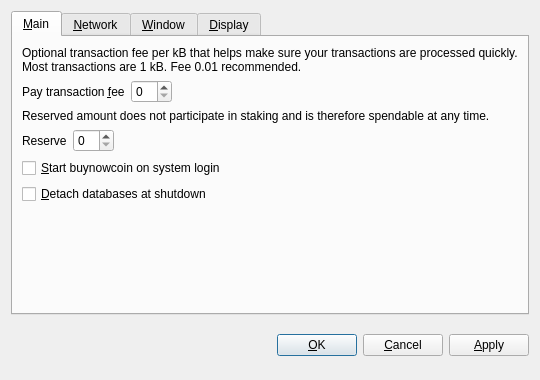
<?xml version="1.0" encoding="UTF-8"?>
<ui version="4.0">
 <class>OptionsDialog</class>
 <widget class="QDialog" name="OptionsDialog">
  <property name="geometry">
   <rect>
    <x>0</x>
    <y>0</y>
    <width>540</width>
    <height>380</height>
   </rect>
  </property>
  <property name="windowTitle">
   <string>Options</string>
  </property>
  <property name="modal">
   <bool>true</bool>
  </property>
  <layout class="QVBoxLayout" name="verticalLayout">
   <item>
    <widget class="QTabWidget" name="tabWidget">
     <property name="tabPosition">
      <enum>QTabWidget::North</enum>
     </property>
     <property name="currentIndex">
      <number>0</number>
     </property>
     <widget class="QWidget" name="tabMain">
      <attribute name="title">
       <string>&amp;Main</string>
      </attribute>
      <layout class="QVBoxLayout" name="verticalLayout_Main">
       <item>
        <widget class="QLabel" name="transactionFeeInfoLabel">
         <property name="text">
          <string>Optional transaction fee per kB that helps make sure your transactions are processed quickly. Most transactions are 1 kB. Fee 0.01 recommended.</string>
         </property>
         <property name="textFormat">
          <enum>Qt::PlainText</enum>
         </property>
         <property name="wordWrap">
          <bool>true</bool>
         </property>
        </widget>
       </item>
       <item>
        <layout class="QHBoxLayout" name="horizontalLayoutFee">
         <item>
          <widget class="QLabel" name="transactionFeeLabel">
           <property name="text">
            <string>Pay transaction &amp;fee</string>
           </property>
           <property name="textFormat">
            <enum>Qt::PlainText</enum>
           </property>
           <property name="buddy">
            <cstring>transactionFee</cstring>
           </property>
          </widget>
         </item>
         <item>
          <widget class="BitcoinAmountField" name="transactionFee"/>
         </item>
         <item>
          <spacer name="horizontalSpacerFee">
           <property name="orientation">
            <enum>Qt::Horizontal</enum>
           </property>
           <property name="sizeHint" stdset="0">
            <size>
             <width>40</width>
             <height>20</height>
            </size>
           </property>
          </spacer>
         </item>
        </layout>
       </item>
       <item>
        <widget class="QLabel" name="reserveBalanceInfoLabel">
         <property name="text">
          <string>Reserved amount does not participate in staking and is therefore spendable at any time.</string>
         </property>
         <property name="textFormat">
          <enum>Qt::PlainText</enum>
         </property>
         <property name="wordWrap">
          <bool>true</bool>
         </property>
        </widget>
       </item>
       <item>
        <layout class="QHBoxLayout" name="horizontalLayoutReserveBalance">
         <item>
          <widget class="QLabel" name="reserveBalanceLabel">
           <property name="text">
            <string>Reserve</string>
           </property>
           <property name="textFormat">
            <enum>Qt::PlainText</enum>
           </property>
           <property name="buddy">
            <cstring>reserveBalance</cstring>
           </property>
          </widget>
         </item>
         <item>
          <widget class="BitcoinAmountField" name="reserveBalance"/>
         </item>
         <item>
          <spacer name="horizontalSpacerReserveBalance">
           <property name="orientation">
            <enum>Qt::Horizontal</enum>
           </property>
           <property name="sizeHint" stdset="0">
            <size>
             <width>40</width>
             <height>20</height>
            </size>
           </property>
          </spacer>
         </item>
        </layout>
       </item>
       <item>
        <widget class="QCheckBox" name="bitcoinAtStartup">
         <property name="toolTip">
          <string>Automatically start buynowcoin after logging in to the system.</string>
         </property>
         <property name="text">
          <string>&amp;Start buynowcoin on system login</string>
         </property>
        </widget>
       </item>
       <item>
        <widget class="QCheckBox" name="detachDatabases">
         <property name="toolTip">
          <string>Detach block and address databases at shutdown. This means they can be moved to another data directory, but it slows down shutdown. The wallet is always detached.</string>
         </property>
         <property name="text">
          <string>&amp;Detach databases at shutdown</string>
         </property>
        </widget>
       </item>
       <item>
        <spacer name="verticalSpacer_Main">
         <property name="orientation">
          <enum>Qt::Vertical</enum>
         </property>
         <property name="sizeHint" stdset="0">
          <size>
           <width>20</width>
           <height>40</height>
          </size>
         </property>
        </spacer>
       </item>
      </layout>
     </widget>
     <widget class="QWidget" name="tabNetwork">
      <attribute name="title">
       <string>&amp;Network</string>
      </attribute>
      <layout class="QVBoxLayout" name="verticalLayout_Network">
       <item>
        <widget class="QCheckBox" name="mapPortUpnp">
         <property name="toolTip">
          <string>Automatically open the buynowcoin client port on the router. This only works when your router supports UPnP and it is enabled.</string>
         </property>
         <property name="text">
          <string>Map port using &amp;UPnP</string>
         </property>
        </widget>
       </item>
       <item>
        <widget class="QCheckBox" name="connectSocks">
         <property name="toolTip">
          <string>Connect to the buynowcoin network through a SOCKS proxy (e.g. when connecting through Tor).</string>
         </property>
         <property name="text">
          <string>&amp;Connect through SOCKS proxy:</string>
         </property>
        </widget>
       </item>
       <item>
        <layout class="QHBoxLayout" name="horizontalLayout_Network">
         <item>
          <widget class="QLabel" name="proxyIpLabel">
           <property name="text">
            <string>Proxy &amp;IP:</string>
           </property>
           <property name="textFormat">
            <enum>Qt::PlainText</enum>
           </property>
           <property name="buddy">
            <cstring>proxyIp</cstring>
           </property>
          </widget>
         </item>
         <item>
          <widget class="QValidatedLineEdit" name="proxyIp">
           <property name="maximumSize">
            <size>
             <width>140</width>
             <height>16777215</height>
            </size>
           </property>
           <property name="toolTip">
            <string>IP address of the proxy (e.g. 127.0.0.1)</string>
           </property>
          </widget>
         </item>
         <item>
          <widget class="QLabel" name="proxyPortLabel">
           <property name="text">
            <string>&amp;Port:</string>
           </property>
           <property name="textFormat">
            <enum>Qt::PlainText</enum>
           </property>
           <property name="buddy">
            <cstring>proxyPort</cstring>
           </property>
          </widget>
         </item>
         <item>
          <widget class="QLineEdit" name="proxyPort">
           <property name="maximumSize">
            <size>
             <width>55</width>
             <height>16777215</height>
            </size>
           </property>
           <property name="toolTip">
            <string>Port of the proxy (e.g. 9050)</string>
           </property>
          </widget>
         </item>
         <item>
          <widget class="QLabel" name="socksVersionLabel">
           <property name="text">
            <string>SOCKS &amp;Version:</string>
           </property>
           <property name="textFormat">
            <enum>Qt::PlainText</enum>
           </property>
           <property name="buddy">
            <cstring>socksVersion</cstring>
           </property>
          </widget>
         </item>
         <item>
          <widget class="QValueComboBox" name="socksVersion">
           <property name="toolTip">
            <string>SOCKS version of the proxy (e.g. 5)</string>
           </property>
          </widget>
         </item>
         <item>
          <spacer name="horizontalSpacer_Network">
           <property name="orientation">
            <enum>Qt::Horizontal</enum>
           </property>
           <property name="sizeHint" stdset="0">
            <size>
             <width>40</width>
             <height>20</height>
            </size>
           </property>
          </spacer>
         </item>
        </layout>
       </item>
       <item>
        <spacer name="verticalSpacer_Network">
         <property name="orientation">
          <enum>Qt::Vertical</enum>
         </property>
         <property name="sizeHint" stdset="0">
          <size>
           <width>20</width>
           <height>40</height>
          </size>
         </property>
        </spacer>
       </item>
      </layout>
     </widget>
     <widget class="QWidget" name="tabWindow">
      <attribute name="title">
       <string>&amp;Window</string>
      </attribute>
      <layout class="QVBoxLayout" name="verticalLayout_Window">
       <item>
        <widget class="QCheckBox" name="minimizeToTray">
         <property name="toolTip">
          <string>Show only a tray icon after minimizing the window.</string>
         </property>
         <property name="text">
          <string>&amp;Minimize to the tray instead of the taskbar</string>
         </property>
        </widget>
       </item>
       <item>
        <widget class="QCheckBox" name="minimizeOnClose">
         <property name="toolTip">
          <string>Minimize instead of exit the application when the window is closed. When this option is enabled, the application will be closed only after selecting Quit in the menu.</string>
         </property>
         <property name="text">
          <string>M&amp;inimize on close</string>
         </property>
        </widget>
       </item>
       <item>
        <spacer name="verticalSpacer_Window">
         <property name="orientation">
          <enum>Qt::Vertical</enum>
         </property>
         <property name="sizeHint" stdset="0">
          <size>
           <width>20</width>
           <height>40</height>
          </size>
         </property>
        </spacer>
       </item>
      </layout>
     </widget>
     <widget class="QWidget" name="tabDisplay">
      <attribute name="title">
       <string>&amp;Display</string>
      </attribute>
      <layout class="QVBoxLayout" name="verticalLayout_Display">
       <item>
        <layout class="QHBoxLayout" name="horizontalLayout_1_Display">
         <item>
          <widget class="QLabel" name="langLabel">
           <property name="text">
            <string>User Interface &amp;language:</string>
           </property>
           <property name="textFormat">
            <enum>Qt::PlainText</enum>
           </property>
           <property name="buddy">
            <cstring>lang</cstring>
           </property>
          </widget>
         </item>
         <item>
          <widget class="QValueComboBox" name="lang">
           <property name="toolTip">
            <string>The user interface language can be set here. This setting will take effect after restarting buynowcoin.</string>
           </property>
          </widget>
         </item>
        </layout>
       </item>
       <item>
        <layout class="QHBoxLayout" name="horizontalLayout_2_Display">
         <item>
          <widget class="QLabel" name="unitLabel">
           <property name="text">
            <string>&amp;Unit to show amounts in:</string>
           </property>
           <property name="textFormat">
            <enum>Qt::PlainText</enum>
           </property>
           <property name="buddy">
            <cstring>unit</cstring>
           </property>
          </widget>
         </item>
         <item>
          <widget class="QValueComboBox" name="unit">
           <property name="toolTip">
            <string>Choose the default subdivision unit to show in the interface and when sending coins.</string>
           </property>
          </widget>
         </item>
        </layout>
       </item>
       <item>
        <widget class="QCheckBox" name="displayAddresses">
         <property name="toolTip">
          <string>Whether to show buynowcoin addresses in the transaction list or not.</string>
         </property>
         <property name="text">
          <string>&amp;Display addresses in transaction list</string>
         </property>
        </widget>
       </item>
       <item>
        <widget class="QCheckBox" name="coinControlFeatures">
         <property name="toolTip">
          <string>Whether to show coin control features or not.</string>
         </property>
         <property name="text">
          <string>Display coin &amp;control features (experts only!)</string>
         </property>
        </widget>
       </item>
       <item>
        <spacer name="verticalSpacer_Display">
         <property name="orientation">
          <enum>Qt::Vertical</enum>
         </property>
         <property name="sizeHint" stdset="0">
          <size>
           <width>20</width>
           <height>40</height>
          </size>
         </property>
        </spacer>
       </item>
      </layout>
     </widget>
    </widget>
   </item>
   <item>
    <layout class="QHBoxLayout" name="horizontalLayout_Buttons">
     <item>
      <spacer name="horizontalSpacer_1">
       <property name="orientation">
        <enum>Qt::Horizontal</enum>
       </property>
       <property name="sizeHint" stdset="0">
        <size>
         <width>40</width>
         <height>48</height>
        </size>
       </property>
      </spacer>
     </item>
     <item>
      <widget class="QLabel" name="statusLabel">
       <property name="font">
        <font>
         <weight>75</weight>
         <bold>true</bold>
        </font>
       </property>
       <property name="text">
        <string/>
       </property>
       <property name="textFormat">
        <enum>Qt::PlainText</enum>
       </property>
       <property name="wordWrap">
        <bool>true</bool>
       </property>
      </widget>
     </item>
     <item>
      <spacer name="horizontalSpacer_2">
       <property name="orientation">
        <enum>Qt::Horizontal</enum>
       </property>
       <property name="sizeHint" stdset="0">
        <size>
         <width>40</width>
         <height>48</height>
        </size>
       </property>
      </spacer>
     </item>
     <item>
      <widget class="QPushButton" name="okButton">
       <property name="text">
        <string>&amp;OK</string>
       </property>
      </widget>
     </item>
     <item>
      <widget class="QPushButton" name="cancelButton">
       <property name="text">
        <string>&amp;Cancel</string>
       </property>
       <property name="autoDefault">
        <bool>false</bool>
       </property>
      </widget>
     </item>
     <item>
      <widget class="QPushButton" name="applyButton">
       <property name="text">
        <string>&amp;Apply</string>
       </property>
       <property name="autoDefault">
        <bool>false</bool>
       </property>
      </widget>
     </item>
    </layout>
   </item>
  </layout>
 </widget>
 <customwidgets>
  <customwidget>
   <class>BitcoinAmountField</class>
   <extends>QSpinBox</extends>
   <header>bitcoinamountfield.h</header>
  </customwidget>
  <customwidget>
   <class>QValueComboBox</class>
   <extends>QComboBox</extends>
   <header>qvaluecombobox.h</header>
  </customwidget>
  <customwidget>
   <class>QValidatedLineEdit</class>
   <extends>QLineEdit</extends>
   <header>qvalidatedlineedit.h</header>
  </customwidget>
 </customwidgets>
 <resources/>
 <connections/>
</ui>
